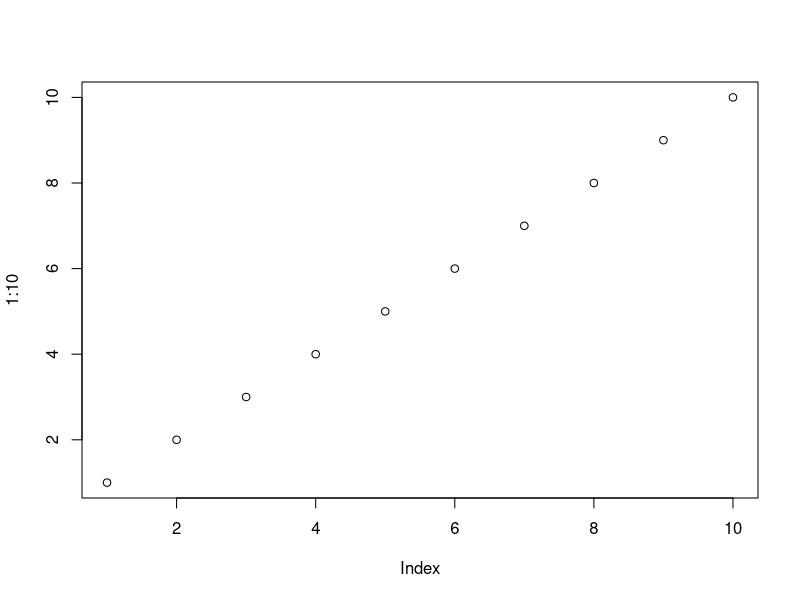
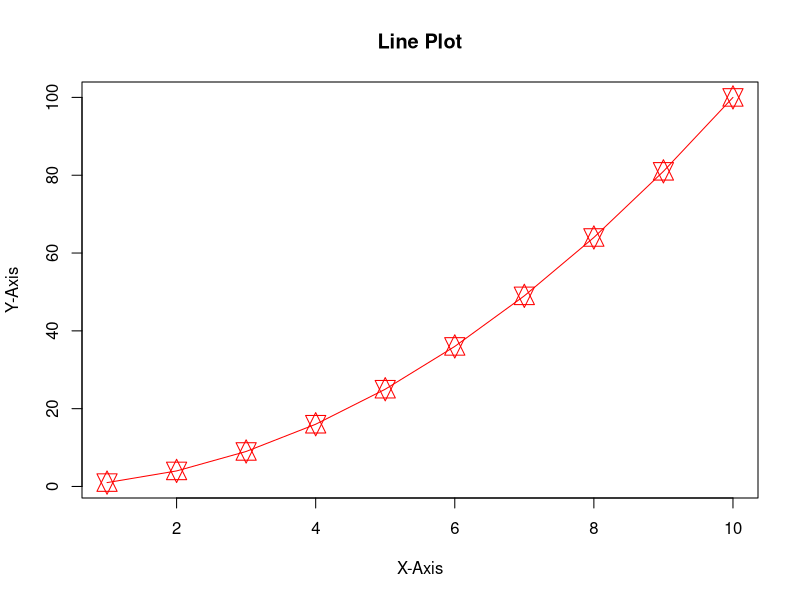

Write the R code that produced these figures, in order.
# Example Data
x <- 1:10
y <- x^2

a <- c(1, 2, 3, 4, 5)
b <- c(3, 7, 8, 9, 12)

# Line Plot
#plot(1, 3)
#plot(c(1, 8), c(3, 10))
#plot(c(1, 2, 3, 4, 5), c(3, 7, 8, 9, 12))
#plot(1:10, type="l")
plot(1:10)

plot(x, y, type = "o", cex=2, pch=11, col = "red", main = "Line Plot", xlab = "X-Axis", ylab = "Y-Axis")

#cex is size
#pch is style (1 to 25)